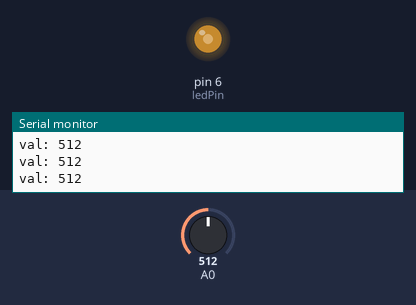
Bench run of a sketch on a simulated Arduino Uno, built with avr-gcc and run on an emulated ATmega328P. Shown: output pins drawn as LEDs (lit = HIGH), the last lines printed to the serial monitor. The inputs (shaded band) are chosen by the test bench; at power-on: A0 = 512.

Above: at 1.2 s.
1.3 s: A0 set to 716
At 2.3 s:
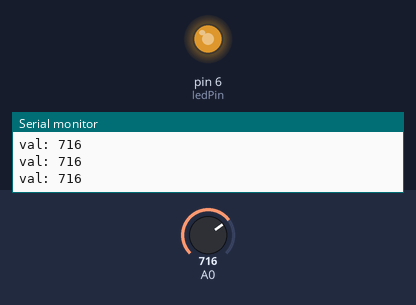
2.8 s: A0 set to 900
At 4.0 s:
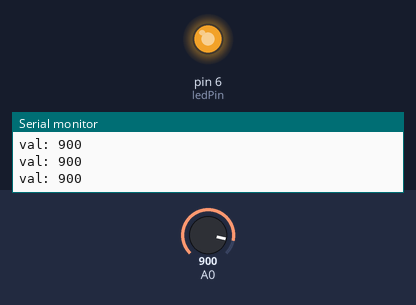
4.3 s: A0 set to 122
At 4.6 s:
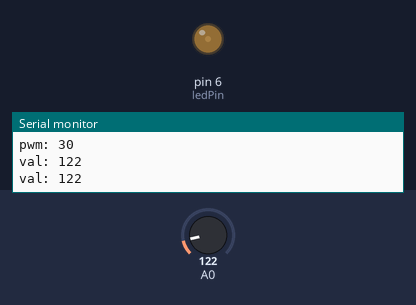
5.8 s: A0 set to 5
At 6.3 s:
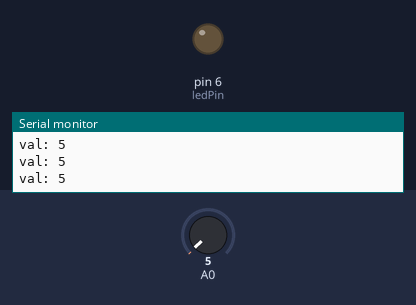
Timing chart, 0 to 8.3 s (numbered marks = the images above; inputs shaded):
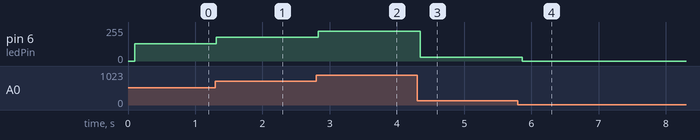

Measured:
- after the input at 1.3 s, pin 6 (ledPin): 128/255 → 179/255 at once
- after the input at 2.8 s, pin 6 (ledPin): 179/255 → 225/255 at once
- after the input at 4.3 s, pin 6 (ledPin): 225/255 → 30/255 after 0.05 s
- after the input at 5.8 s, pin 6 (ledPin): 30/255 → 0/255 after 0.06 s

The sketch:

DIGITAL_PWM-1.ino
```cpp
int ledPin = 6; // 아두이노 pwm핀(~ 핀)

int val; // ADC 핀에서 전압을 읽고 변환한 값을 저장하는 변수

int pwm = 0; // pwm 값

int old_pwm = 0; // 비교용 변수 선언

unsigned long read_now = 0;


void setup() {

  Serial.begin(9600);

  pinMode(ledPin, OUTPUT);

}


void loop() {

  if (millis() - read_now > 100) {

    read_now = millis();

    val = analogRead(A0);

    Serial.print("val: "); Serial.println(val);

    if (val <= 15) val = 0;

    pwm = val/4;

    if (old_pwm != pwm) {

      analogWrite(ledPin, pwm);

      old_pwm = pwm;

      Serial.print("pwm: "); Serial.println(pwm);

    }

  }

}


//출처: https://postpop.tistory.com/11 [postpop]
```
